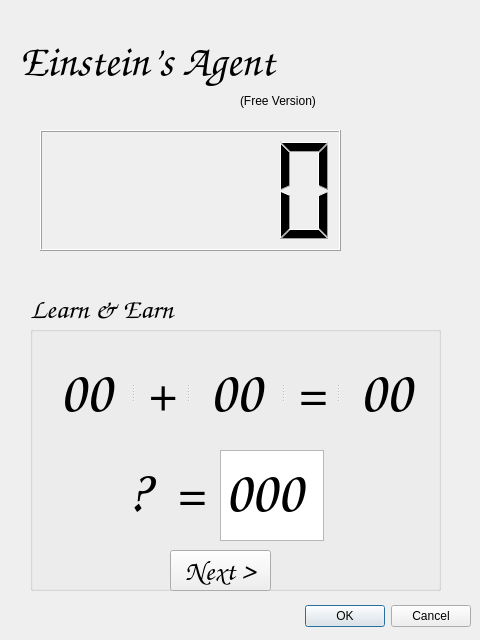
<?xml version="1.0" encoding="UTF-8"?>
<ui version="4.0">
 <class>CFreeDialog</class>
 <widget class="QDialog" name="CFreeDialog">
  <property name="geometry">
   <rect>
    <x>0</x>
    <y>0</y>
    <width>480</width>
    <height>640</height>
   </rect>
  </property>
  <property name="windowTitle">
   <string>Dialog</string>
  </property>
  <widget class="QDialogButtonBox" name="buttonBox">
   <property name="geometry">
    <rect>
     <x>10</x>
     <y>600</y>
     <width>461</width>
     <height>32</height>
    </rect>
   </property>
   <property name="orientation">
    <enum>Qt::Horizontal</enum>
   </property>
   <property name="standardButtons">
    <set>QDialogButtonBox::Cancel|QDialogButtonBox::Ok</set>
   </property>
  </widget>
  <widget class="QLabel" name="label">
   <property name="geometry">
    <rect>
     <x>350</x>
     <y>10</y>
     <width>106</width>
     <height>150</height>
    </rect>
   </property>
   <property name="text">
    <string/>
   </property>
   <property name="pixmap">
    <pixmap resource="systray.qrc">:/images/Dave_106x150.png</pixmap>
   </property>
  </widget>
  <widget class="QLabel" name="label_2">
   <property name="geometry">
    <rect>
     <x>20</x>
     <y>30</y>
     <width>321</width>
     <height>61</height>
    </rect>
   </property>
   <property name="font">
    <font>
     <family>Comic Sans MS</family>
     <pointsize>32</pointsize>
    </font>
   </property>
   <property name="text">
    <string>Einstein’s Agent</string>
   </property>
  </widget>
  <widget class="QLabel" name="label_3">
   <property name="geometry">
    <rect>
     <x>240</x>
     <y>90</y>
     <width>101</width>
     <height>21</height>
    </rect>
   </property>
   <property name="text">
    <string>(Free Version)</string>
   </property>
  </widget>
  <widget class="QLCDNumber" name="lcdNumber">
   <property name="geometry">
    <rect>
     <x>40</x>
     <y>130</y>
     <width>301</width>
     <height>121</height>
    </rect>
   </property>
  </widget>
  <widget class="QGroupBox" name="groupBox">
   <property name="geometry">
    <rect>
     <x>30</x>
     <y>290</y>
     <width>411</width>
     <height>301</height>
    </rect>
   </property>
   <property name="font">
    <font>
     <family>Comic Sans MS</family>
     <pointsize>21</pointsize>
    </font>
   </property>
   <property name="autoFillBackground">
    <bool>false</bool>
   </property>
   <property name="title">
    <string>Learn &amp;&amp; Earn</string>
   </property>
   <property name="flat">
    <bool>true</bool>
   </property>
   <widget class="QLabel" name="Op1_6">
    <property name="geometry">
     <rect>
      <x>60</x>
      <y>160</y>
      <width>96</width>
      <height>84</height>
     </rect>
    </property>
    <property name="font">
     <font>
      <pointsize>44</pointsize>
     </font>
    </property>
    <property name="text">
     <string>?</string>
    </property>
    <property name="alignment">
     <set>Qt::AlignCenter</set>
    </property>
   </widget>
   <widget class="QLabel" name="Op1_7">
    <property name="geometry">
     <rect>
      <x>140</x>
      <y>160</y>
      <width>39</width>
      <height>84</height>
     </rect>
    </property>
    <property name="font">
     <font>
      <pointsize>44</pointsize>
     </font>
    </property>
    <property name="text">
     <string>=</string>
    </property>
    <property name="alignment">
     <set>Qt::AlignCenter</set>
    </property>
   </widget>
   <widget class="QPlainTextEdit" name="AnswerEdit">
    <property name="geometry">
     <rect>
      <x>190</x>
      <y>160</y>
      <width>104</width>
      <height>91</height>
     </rect>
    </property>
    <property name="font">
     <font>
      <pointsize>44</pointsize>
     </font>
    </property>
    <property name="verticalScrollBarPolicy">
     <enum>Qt::ScrollBarAlwaysOff</enum>
    </property>
    <property name="plainText">
     <string>000</string>
    </property>
   </widget>
   <widget class="QPushButton" name="pushButton">
    <property name="geometry">
     <rect>
      <x>140</x>
      <y>260</y>
      <width>101</width>
      <height>41</height>
     </rect>
    </property>
    <property name="text">
     <string>Next &gt;</string>
    </property>
   </widget>
   <widget class="QLabel" name="imgMark">
    <property name="geometry">
     <rect>
      <x>310</x>
      <y>160</y>
      <width>91</width>
      <height>91</height>
     </rect>
    </property>
    <property name="text">
     <string/>
    </property>
    <property name="pixmap">
     <pixmap resource="systray.qrc">:/images/heart.svg</pixmap>
    </property>
    <property name="scaledContents">
     <bool>true</bool>
    </property>
   </widget>
   <widget class="QSplitter" name="splitter">
    <property name="geometry">
     <rect>
      <x>10</x>
      <y>60</y>
      <width>391</width>
      <height>84</height>
     </rect>
    </property>
    <property name="font">
     <font>
      <pointsize>15</pointsize>
     </font>
    </property>
    <property name="orientation">
     <enum>Qt::Horizontal</enum>
    </property>
    <widget class="QLabel" name="Operand1">
     <property name="font">
      <font>
       <pointsize>44</pointsize>
      </font>
     </property>
     <property name="text">
      <string>00</string>
     </property>
     <property name="alignment">
      <set>Qt::AlignCenter</set>
     </property>
    </widget>
    <widget class="QLabel" name="Operator1_4">
     <property name="font">
      <font>
       <pointsize>44</pointsize>
      </font>
     </property>
     <property name="text">
      <string>+</string>
     </property>
     <property name="alignment">
      <set>Qt::AlignCenter</set>
     </property>
    </widget>
    <widget class="QLabel" name="Op2">
     <property name="font">
      <font>
       <pointsize>44</pointsize>
      </font>
     </property>
     <property name="text">
      <string>00</string>
     </property>
     <property name="alignment">
      <set>Qt::AlignCenter</set>
     </property>
    </widget>
    <widget class="QLabel" name="Op1_5">
     <property name="font">
      <font>
       <pointsize>44</pointsize>
      </font>
     </property>
     <property name="text">
      <string>=</string>
     </property>
     <property name="alignment">
      <set>Qt::AlignCenter</set>
     </property>
    </widget>
    <widget class="QLabel" name="Op1_3">
     <property name="font">
      <font>
       <pointsize>44</pointsize>
      </font>
     </property>
     <property name="text">
      <string>00</string>
     </property>
     <property name="alignment">
      <set>Qt::AlignCenter</set>
     </property>
    </widget>
   </widget>
   <zorder>Operand1</zorder>
   <zorder>Op2</zorder>
   <zorder>Op1_3</zorder>
   <zorder>Operator1_4</zorder>
   <zorder>Op1_5</zorder>
   <zorder>Op1_10</zorder>
   <zorder>Op1_7</zorder>
   <zorder>Op1_6</zorder>
   <zorder>Op1_9</zorder>
   <zorder>Op1_8</zorder>
   <zorder>Op1_6</zorder>
   <zorder>Op1_7</zorder>
   <zorder>AnswerEdit</zorder>
   <zorder>pushButton</zorder>
   <zorder>imgMark</zorder>
  </widget>
 </widget>
 <resources>
  <include location="systray.qrc"/>
 </resources>
 <connections>
  <connection>
   <sender>buttonBox</sender>
   <signal>accepted()</signal>
   <receiver>CFreeDialog</receiver>
   <slot>accept()</slot>
   <hints>
    <hint type="sourcelabel">
     <x>248</x>
     <y>254</y>
    </hint>
    <hint type="destinationlabel">
     <x>157</x>
     <y>274</y>
    </hint>
   </hints>
  </connection>
  <connection>
   <sender>buttonBox</sender>
   <signal>rejected()</signal>
   <receiver>CFreeDialog</receiver>
   <slot>reject()</slot>
   <hints>
    <hint type="sourcelabel">
     <x>316</x>
     <y>260</y>
    </hint>
    <hint type="destinationlabel">
     <x>286</x>
     <y>274</y>
    </hint>
   </hints>
  </connection>
 </connections>
</ui>
